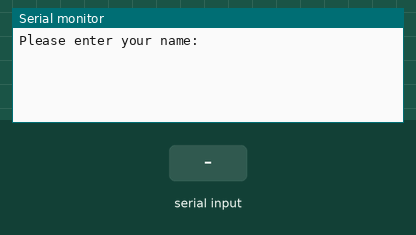
Recording of a sketch running on a simulated Arduino Uno, built with avr-gcc and run on an emulated ATmega328P. Parts: the last lines printed to the serial monitor. The inputs (shaded band) are chosen by the test bench.

Above: at 1.2 s.
1.3 s: "90,45\n" received over Serial
At 3.1 s:
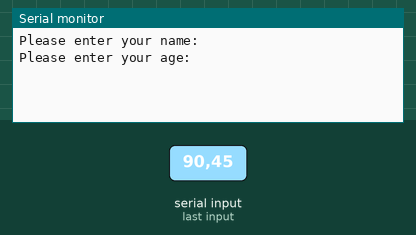
3.8 s: "30,150\n" received over Serial
At 4.4 s:
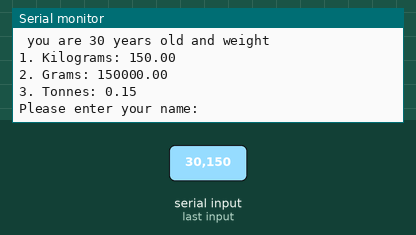
5.3 s: "0\n" received over Serial
At 6.1 s:
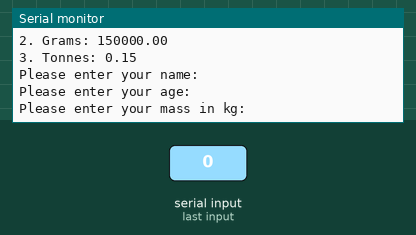

The sketch:

1reading_from_serial.ino
```cpp
String userName;
int userAge;
float userMass;

void setup(){
    Serial.begin(500000);
}

void loop(){
    Serial.println("\nPlease enter your name: ");
    while (Serial.available() == 0){
    }
    userName = Serial.readString();

    Serial.println("Please enter your age: ");
    while (Serial.available() == 0){
    }
    userAge = Serial.parseInt();

    Serial.println("Please enter your mass in kg: ");
    while (Serial.available() == 0){
    }
    userMass = Serial.parseFloat();

    Serial.print("\nHello, ");
    Serial.print(userName);
    Serial.print(" you are ");
    Serial.print(userAge);
    Serial.print(" years old and weight\n1. Kilograms: ");
    Serial.print(userMass);
    Serial.print("\n2. Grams: ");
    Serial.print(userMass*1000);
    Serial.print("\n3. Tonnes: ");
    Serial.print(userMass/1000.0);

}
```

Measured:
- after the input at 1.3 s, the serial monitor: prints a new line after 1.0 s (image 1)
- after the input at 3.8 s, the serial monitor: prints a new line at once (image 2)
